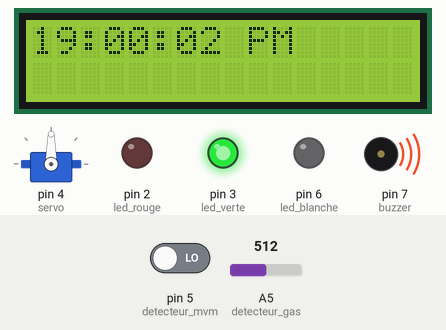
Recording of a sketch running on a simulated Arduino Uno, built with avr-gcc and run on an emulated ATmega328P. Parts: servo, 16×2 character LCD, output pins drawn as LEDs (lit = HIGH), buzzer (waves = sounding). The inputs (shaded band) are chosen by the test bench; at power-on: A5 (detecteur_gas) = 512, pin 5 (detecteur_mvm) LOW.

Above: at 1.2 s.
1.3 s: A5 (detecteur_gas) set to 107
5.5 s: A5 (detecteur_gas) set to 93
At 6.8 s:
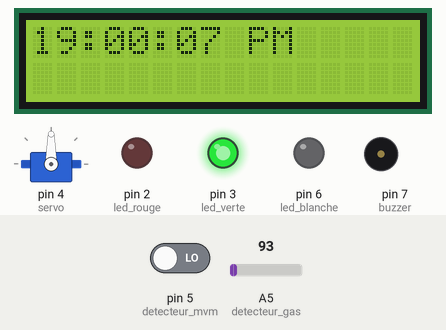
9.5 s: pin 5 (detecteur_mvm) driven HIGH
At 10.8 s:
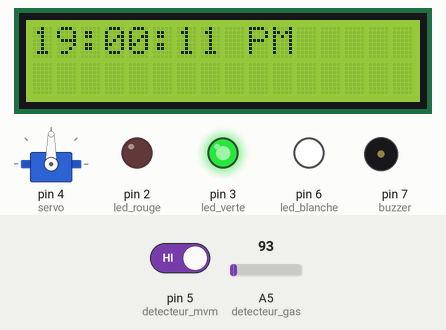
13.6 s: A5 (detecteur_gas) set to 110
At 14.5 s:
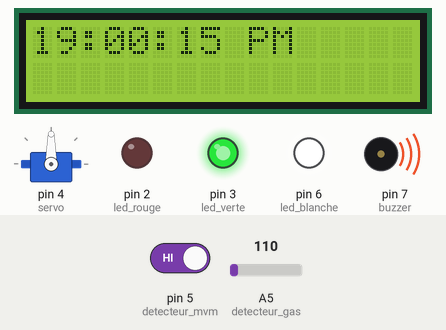
Timing chart, 0 to 16.6 s (numbered marks = the images above; inputs shaded):
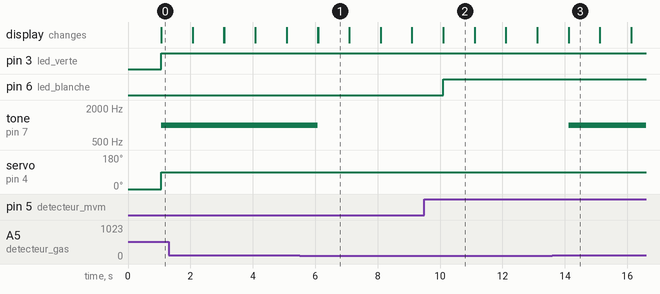

The sketch:

main.ino
```cpp
#include <Servo.h>
#include <LiquidCrystal.h>

const int led_rouge = 2;
const int led_verte = 3;
const int led_blanche = 6;
const int detecteur_mvm = 5;
const int detecteur_gas = 5;
const int buzzer = 7;

int h=18, m=59, s=0;
Servo servo;
LiquidCrystal lcd(13,12,11,10,9,8);

void setup()
{
  pinMode(led_rouge, OUTPUT);
  pinMode(led_verte, OUTPUT);
  pinMode(led_blanche, OUTPUT);
  pinMode(detecteur_mvm, INPUT);
  pinMode(detecteur_gas, INPUT);
  pinMode(buzzer, OUTPUT);
  servo.attach(4);
  servo.write(0);
  lcd.begin(16,2);
}

void loop()
{
  /* time */
  s++;
  if(h<10){lcd.print("0");}
  lcd.print(h);
  lcd.print(":");
  if(m<10){lcd.print("0");}
  lcd.print(m);
  lcd.print(":");
  if(s<10){lcd.print("0");}
  lcd.print(s);

  if(h<12)
     lcd.print(" AM");
  else
     lcd.print(" PM");

  delay(1000);
  lcd.clear();
  if(s>=59){
    s=0;
    m=m+1;
  }
  if(m>=59)
  {
    m=0;
    h=h+1;
  }
  if(h==24)
     h=0;
  /* time ----------- */

  if( (h>19)||(h>=0)&&(h<8) )
  {
    servo.write(0);
    digitalWrite(led_verte,LOW);
  	digitalWrite(led_rouge,HIGH);
  }
  else
  {
  	digitalWrite(led_rouge,LOW);
    servo.write(90);
    digitalWrite(led_verte,HIGH);
  }
  if(digitalRead(detecteur_mvm)==HIGH)
  {
   digitalWrite(led_blanche,HIGH);
  }
  else
   digitalWrite(led_blanche,LOW);

  if(analogRead(detecteur_gas) > 100)
    tone(buzzer, 1000);
  else
    noTone(buzzer);
}
```

Measured:
- the behaviour switches between 101 and 100 on A5 (detecteur_gas) (found by bisection; images 0 and 1)
- after the input at 5.5 s, tone on pin 7 (buzzer): 1000 Hz → silent after 0.59 s
- after the input at 9.5 s, pin 6 (led_blanche): LOW → HIGH after 0.60 s
- after the input at 13.6 s, tone on pin 7 (buzzer): silent → 1000 Hz after 0.52 s
- what the display in image 1 shows lasts 1.0 s, from 6.1 s to 7.1 s
